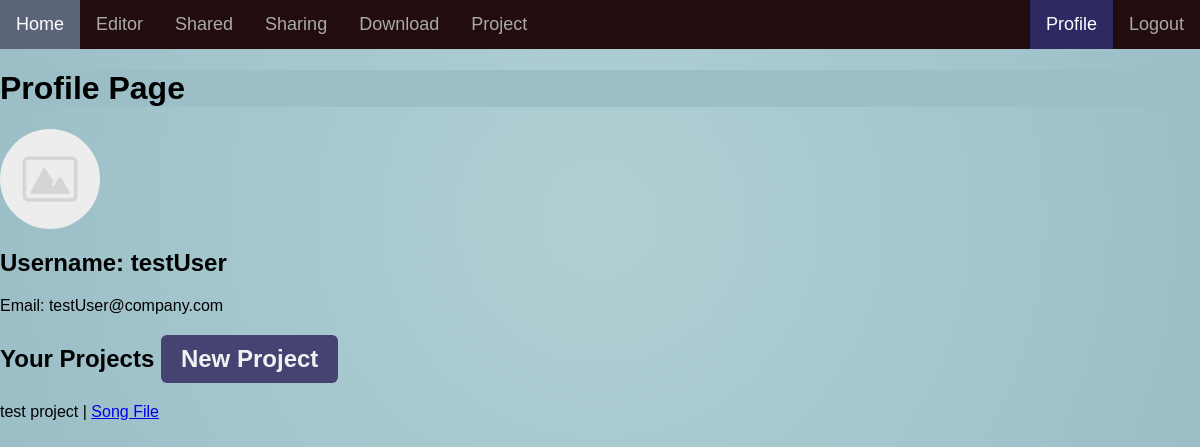
The page /profile/ (signed in) on the database as committed earlier.
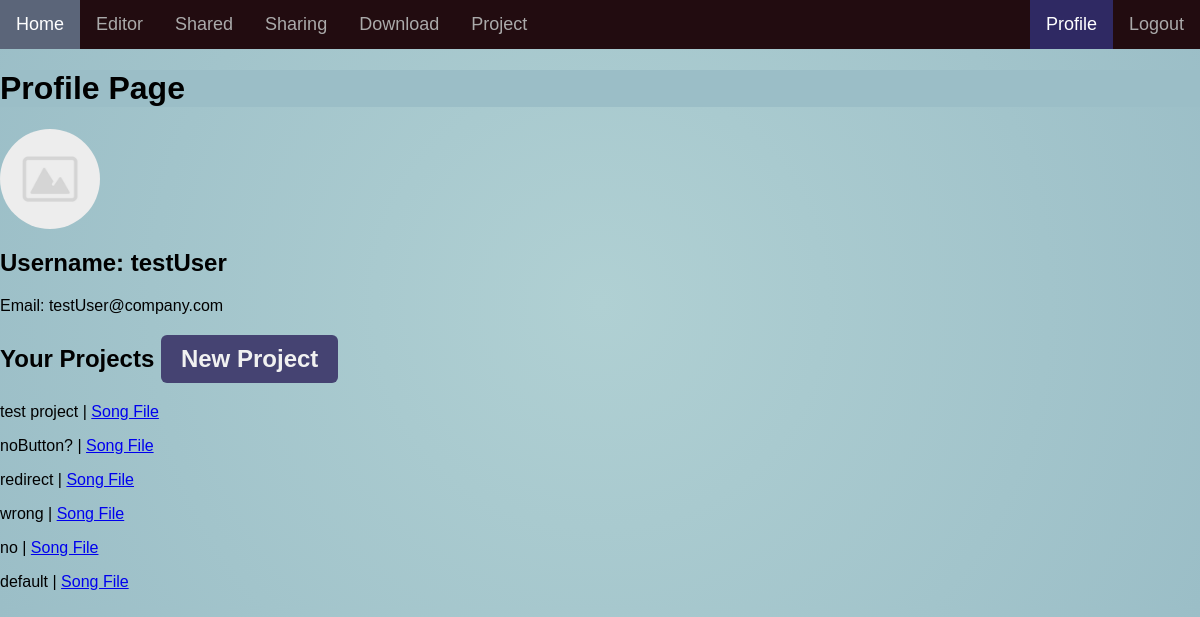
The same page on the database as committed later.
### users/models.py (models this page shows, shortened)
class Profile(models.Model):
    user = models.OneToOneField(User, on_delete=models.CASCADE)
    image = models.ImageField(default='profile_pics/default.jpg', upload_to='profile_pics')

### general/models.py (models this page shows, shortened)
class musicProject(models.Model):
    title = models.CharField(max_length=100)
    songFile = models.FileField(upload_to='songs/', default='songs/moonlight.mp3')
    owner = models.ForeignKey(User, on_delete=models.CASCADE) # If the user is deleted, their musical project is also deleted

### users/views.py (the view)
# urls.py: path('profile/', user_views.profile, name='profile'),
@login_required #Decorator which requires user to be logged in to view the page
def profile(request):
    projectList = musicProject.objects.filter(owner=request.user)
    context = {'projectList': projectList}
    return render(request, 'users/profile.html', context)

### users/templates/users/profile.html (shortened to what this page needs)
<!DOCTYPE html>
<html lang="en">
<head>
    <div class="headerLinks">
    <a href="/home">Home</a>
    <a href="/editor"><span title="Edit your songs">Editor</span></a>
    <a href="/shared"><span title="View shared work">Shared</span></a>
    <a href="/sharing"><span title="Share your work">Sharing</span></a>
    <a href="/download"><span title="Download your songs">Download</span></a>
    <a href="/project"><span title="About Us">Project</span></a>
        <div class="headerAccountLinks">
            {% if user.is_authenticated %}
                <a href="/logout">Logout</a>
                <a class="active" href="/profile">Profile</a>
            {% else %}
                <a href="/register">Register</a>
                <a href="/login">Login</a>
            {% endif %}
        </div>
    </div>
</head>
<body style="background:radial-gradient(circle, #b0d0d3,#9bbec7);">
<h1 style="background-color:#9bbec7;">Profile Page</h1>
<body>
{% load crispy_forms_tags %}
    <div class="content-section">
        <div class="image-cropper">
            <img class="account-img" src="{{ user.profile.image.url }}">
        </div>
        <div class="media-body">
                <h2 class="account-heading">Username: {{ user.username }}</h2>
                <p class="text-secondary">Email: {{ user.email }}</p>
        </div>
    </div>
    <div>
        <h2> Your Projects <a class="button" href="/project/create/">New Project</a> </h2>
    </div>
    {% for project in projectList %}
        <div>
            <p>
                {{project.title}} | <a href="/media/{{ project.songFile }}">Song File</a>
            </p>
        </div>
    {% endfor %}
</body>
</html>

### users/templates/users/profile.html (style rules this page uses)
body { margin: 0; font-family: Arial; }
.headerLinks { overflow: hidden; background-color: #220C10; }
.headerLinks a { float: left; color: #AAA; text-align: center; padding: 14px 16px; text-decoration: none; font-size: 18px; }
.headerLinks a.active { background-color: #2f2963; color: white; }
.headerAccountLinks a { float: right; color: #AAA; text-align: center; padding: 14px 16px; text-decoration: none; font-size: 18px; }
.image-cropper { width:100px; height:100px; position:relative; overflow: hidden; border-radius: 50%; }
.account-img { display: inline; margin: 0 auto; height: 100%; width: auto; }
.button { display: inline-block; padding: 10px 20px; text-align: center; text-decoration: none; color: #f1f1f1; background-color: #454372; border-radius: 6px; outline: none; }

Rows that differ between the two databases and show on the page:
added musicProject: title "noButton?"
added musicProject: title "redirect"
added musicProject: title "wrong"
added musicProject: title "no"
added musicProject: title "default"
